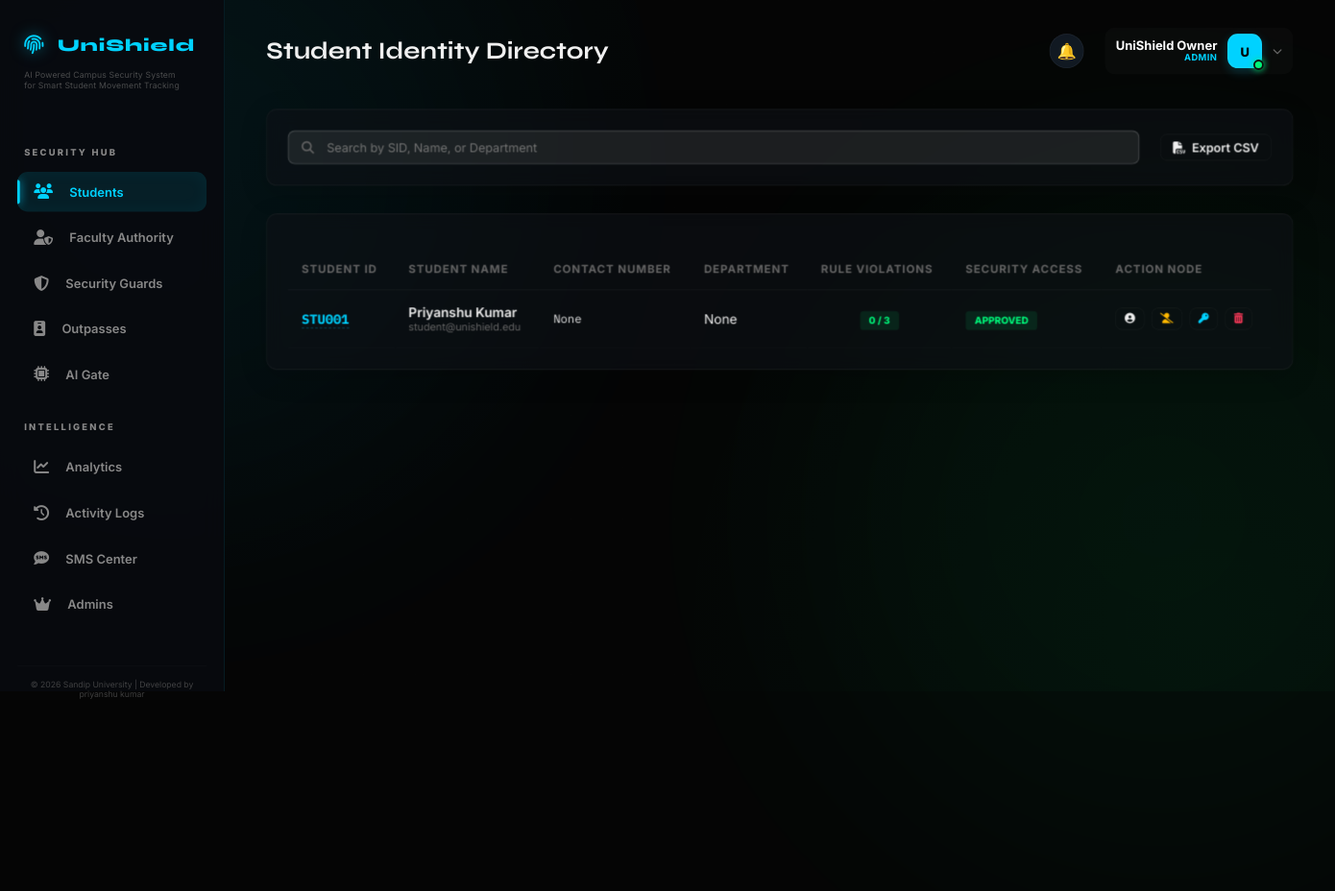
Page /admin/students (signed in) on the earlier database version.
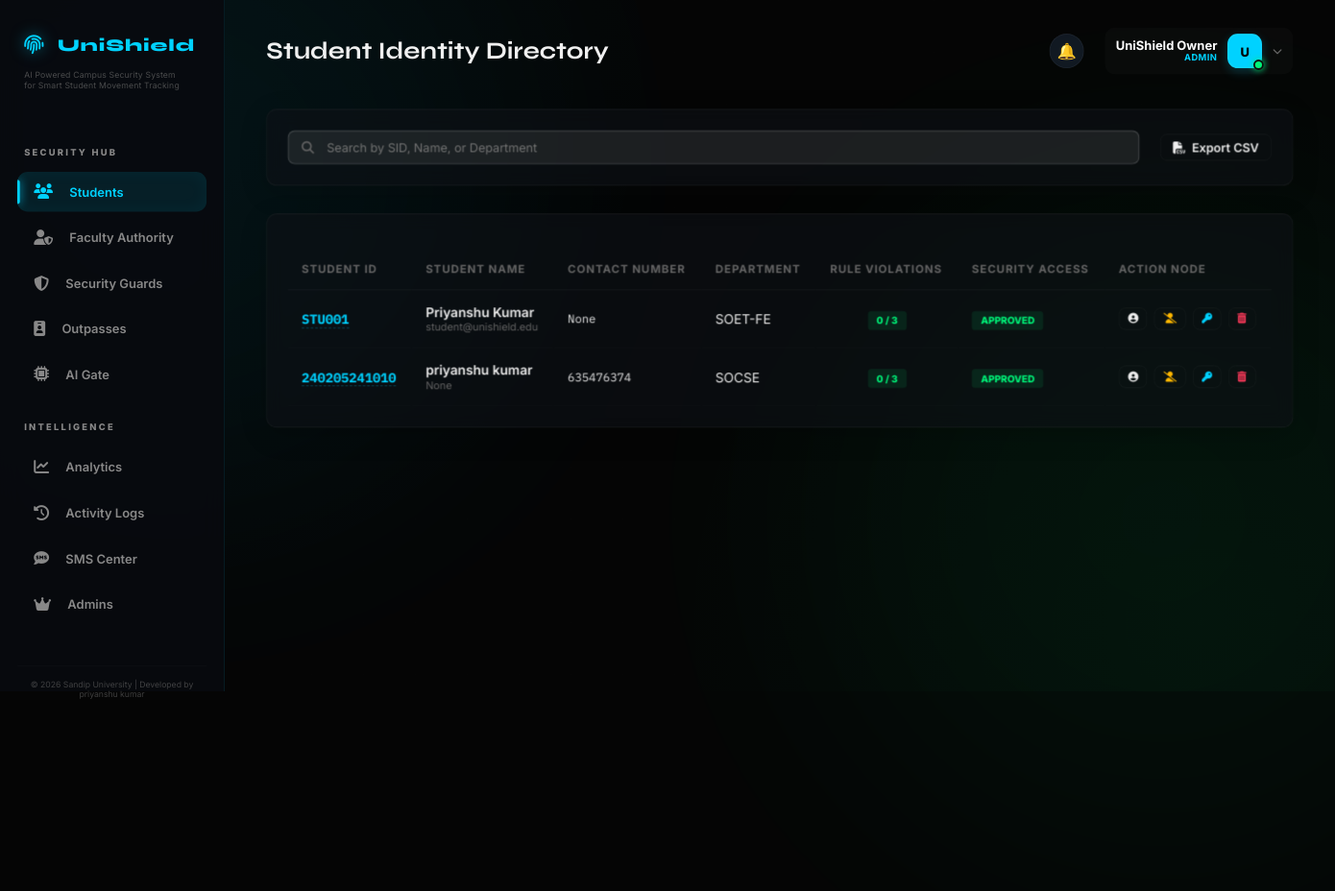
Same page on the later database version.
### models/user.py (models this page shows, shortened)
class User(db.Model, UserMixin):
    __tablename__ = 'users'
    id = db.Column(db.Integer, primary_key=True)
    username = db.Column(db.String(80), unique=True, nullable=False)
    email = db.Column(db.String(120), unique=True)
    password_hash = db.Column(db.String(128), nullable=False)
    role = db.Column(db.String(20), nullable=False)  # admin | guard | student
    name = db.Column(db.String(100), nullable=False)
    student_id = db.Column(db.String(50), unique=True)
    phone = db.Column(db.String(15))
    parent_phone = db.Column(db.String(15))
    department = db.Column(db.String(200))
    course = db.Column(db.String(100))
    session_year = db.Column(db.String(50))
    year = db.Column(db.Integer)
    hostel_room = db.Column(db.String(20))
    face_encoded = db.Column(db.Text)          # JSON string of encoding
    face_image = db.Column(db.String(200))     # Full path to encoded photo
    photo_path = db.Column(db.String(200))     # Path to stored photo
    id_card_photo = db.Column(db.String(200))  # Path to ID card scan
    is_blacklisted = db.Column(db.Boolean, default=False)
    violations = db.Column(db.Integer, default=0)
    admin_role = db.Column(db.String(30), default='VIEWER') # OWNER | SUPER_ADMIN | SECURITY_ADMIN | VIEWER
    employee_id = db.Column(db.String(50), unique=True)
    permissions = db.Column(db.Text) # JSON list of permissions
    status = db.Column(db.String(20), default='PENDING') # PENDING | ACTIVE | INACTIVE
    last_login = db.Column(db.DateTime)
    last_active = db.Column(db.DateTime, default=datetime.utcnow)
    last_action = db.Column(db.String(200)) # Last readable action performed
    is_active = db.Column(db.Boolean, default=True)
    created_at = db.Column(db.DateTime, default=datetime.utcnow)
    signature_path = db.Column(db.String(200))
    stamp_path = db.Column(db.String(200))
    assigned_gate = db.Column(db.String(50))
    shift_timing = db.Column(db.String(100))
    emergency_contact = db.Column(db.String(15))
    aadhar_document = db.Column(db.String(200))  # Self-attested document

### routes/admin.py (the view, shortened to what this page needs)
@admin_bp.route('/students', methods=['GET', 'POST'])
@login_required
@admin_required
def students():
    blacklist_id = request.args.get('blacklist_id')
    search = request.args.get('search')
    if search:
        all_students = User.query.filter(
            (User.role == 'student') &
            ((User.name.contains(search)) | (User.student_id.contains(search)))
        ).all()
    else:
        all_students = User.query.filter_by(role='student').all()
    return render_template('admin/students.html', students=all_students)

### routes/admin.py (called while the page is built)
def admin_required(f):
    @wraps(f)
    def decorated_function(*args, **kwargs):
        if not current_user.is_authenticated or current_user.role != 'admin':
            flash('Admin access required', 'danger')
            return redirect(url_for('auth.login'))
        return f(*args, **kwargs)
    return decorated_function

### templates/admin/students.html (shortened to what the changed rows need)
{% extends "base.html" %}
{% block page_title %}Student Identity Directory{% endblock %}
{% block content %}
<div class="card">
    <table>
        <thead>
            <tr>
                <th>Student ID</th>
                <th>Student Name</th>
                <th>Contact Number</th>
                <th>Department</th>
                <th>Rule Violations</th>
                <th>Security Access</th>
                <th>Action Node</th>
            </tr>
        </thead>
        <tbody id="studentTable">
            {% for s in students %}
            <tr>
                <td class="mono" style="font-weight: 700; color: var(--accent);">
                    <a href="{{ url_for('admin.edit_student', user_id=s.id) }}" style="color: inherit; text-decoration: none; border-bottom: 1px dashed rgba(0,210,255,0.3);">{{ s.student_id }}</a>
                </td>
                <td>
                    <div style="font-weight: 600;">{{ s.name }}</div>
                    <div style="font-size: 0.75rem; color: var(--text-muted);">{{ s.email }}</div>
                </td>
                <td class="mono" style="font-size: 0.85rem;">{{ s.phone }}</td>
                <td>{{ s.department }}</td>
                <td style="text-align: center;">
                    <span class="st-badge" style="background: {{ 'rgba(255,59,92,0.1)' if s.violations > 0 else 'rgba(0,232,122,0.1)' }}; color: {{ 'var(--danger)' if s.violations > 0 else 'var(--success)' }};">
                        {{ s.violations }} / {{ Config.VIOLATION_THRESHOLD }}
                    </span>
                </td>
                <td>
                    {% if s.is_blacklisted %}
                        <span class="st-badge st-expired">BLACKLISTED</span>
                    {% else %}
                        <span class="st-badge st-approved">APPROVED</span>
                    {% endif %}
                </td>
                <td>
                    <div style="display: flex; gap: 0.5rem;">
                        <a href="{{ url_for('admin.edit_student', user_id=s.id) }}" class="btn btn-ghost" title="View/Edit Profile" style="padding: 0.4rem 0.6rem; font-size: 0.75rem; color: var(--text-main);">
                            <i class="fas fa-user-circle"></i>
                        </a>
                        <button onclick="confirmBlacklist('{{ s.id }}', '{{ s.name }}', {{ 'true' if s.is_blacklisted else 'false' }})" class="btn btn-ghost" title="{{ 'Whitelist Student' if s.is_blacklisted else 'Blacklist Student' }}" style="padding: 0.4rem 0.6rem; font-size: 0.75rem; color: {{ 'var(--success)' if s.is_blacklisted else 'var(--warning)' }};">
                            <i class="fas fa-{{ 'user-check' if s.is_blacklisted else 'user-slash' }}"></i>
                        </button>
                        <button id="btn_reset_{{ s.id }}" onclick="promptReset('{{ s.id }}', '{{ s.name }}')" class="btn btn-ghost" title="Reset Password" style="padding: 0.4rem 0.6rem; font-size: 0.75rem; color: var(--accent);">
                            <i class="fas fa-key"></i>
                        </button>
                        <button onclick="confirmDelete('{{ s.id }}', '{{ s.name }}')" class="btn btn-ghost" title="Delete Student" style="padding: 0.4rem 0.6rem; font-size: 0.75rem; color: var(--danger);">
                            <i class="fas fa-trash-alt"></i>
                        </button>
                    </div>
                </td>
            </tr>
            {% endfor %}
        </tbody>
    </table>
</div>
{% endblock %}

Differences in the rows shown:
changed User "STU001": department "None" → "SOET-FE"
added User: student_id "240205241010", name "priyanshu kumar", email "None", phone "635476374", department "SOCSE", violations "0", VIOLATION_THRESHOLD "3", is_blacklisted "APPROVED"
